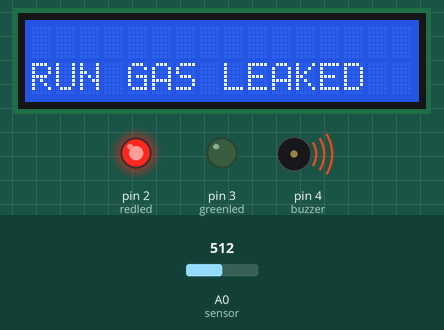
This sketch was run on a simulated Arduino Uno, built with avr-gcc and run on an emulated ATmega328P. Parts: 16×2 character LCD, output pins drawn as LEDs (lit = HIGH), buzzer (waves = sounding). The inputs (shaded band) are chosen by the test bench; at power-on: A0 (sensor) = 512. What the sketch prints to the serial monitor is not drawn.

Above: at 1.3 s.
1.4 s: A0 (sensor) set to 493
At 2.9 s:
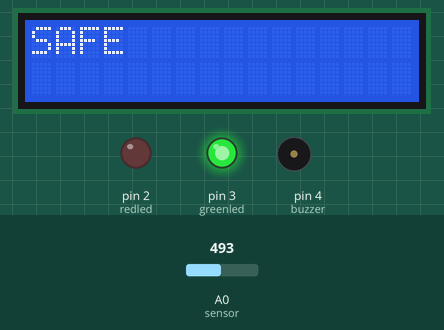
7.4 s: A0 (sensor) set to 510
At 9.0 s:
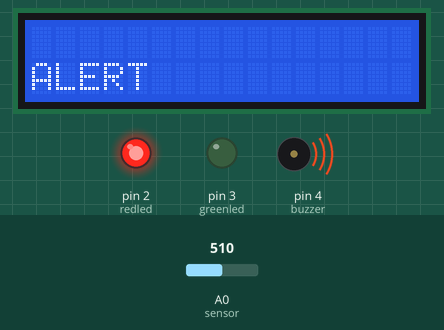
13.4 s: A0 (sensor) set to 490
At 16.1 s:
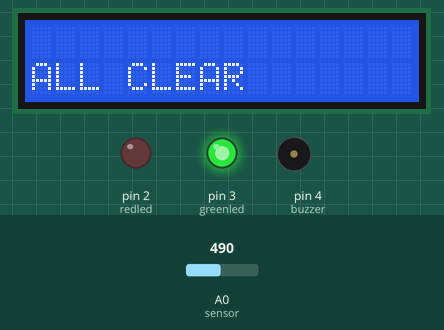
19.4 s: A0 (sensor) set to 511
At 20.8 s:
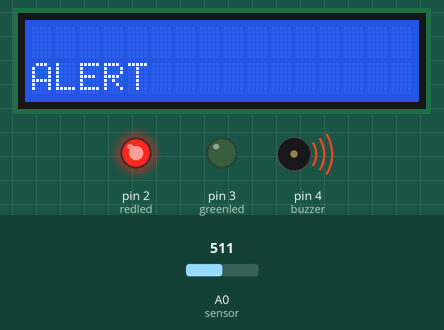
Timing chart, 0 to 22.4 s (numbered marks = the images above; inputs shaded):
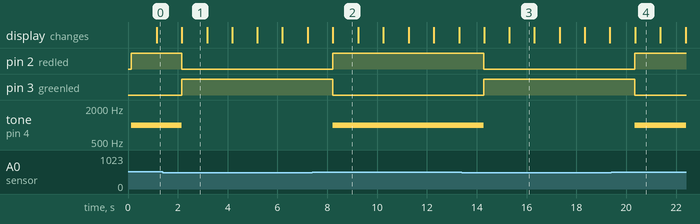

The sketch:

main.ino
```cpp
#include <Wire.h> // Library for I2C communication
#include <LiquidCrystal_I2C.h> // Library for LCD

// Wiring: SDA pin is connected to A4 and SCL pin to A5.
// Connect to LCD via I2C, default address 0x27 (A0-A2 not jumpered)
LiquidCrystal_I2C lcd = LiquidCrystal_I2C(0x27, 16, 2); // Change to (0x27,20,4) for 20x4 LCD.


int redled = 2;
int greenled = 3;
int buzzer = 4;
int sensor = A0;
int sensorThresh = 500;

void setup()
{
  lcd.init();
  lcd.backlight();
pinMode(redled, OUTPUT);
pinMode(greenled,OUTPUT);
pinMode(buzzer,OUTPUT);
pinMode(sensor,INPUT);
Serial.begin(9600);
lcd.begin(16,2);
}

void loop()
{
  int analogValue = analogRead(sensor);
  Serial.print(analogValue);
  if(analogValue>sensorThresh)
  {
    digitalWrite(redled,HIGH);
    digitalWrite(greenled,LOW);
    tone(buzzer,1000,10000);
    lcd.clear();
    lcd.setCursor(0,1);
    lcd.print("ALERT");
    delay(1000);
    lcd.clear();
    lcd.setCursor(0,1);
    lcd.print("RUN GAS LEAKED");
    delay(1000);
  }
  else
  {
    digitalWrite(greenled,HIGH);
    digitalWrite(redled,LOW);
    noTone(buzzer);
    lcd.clear();
    lcd.setCursor(0,0);
    lcd.print("SAFE");
    delay(1000);
    lcd.clear();
    lcd.setCursor(0,1);
    lcd.print("ALL CLEAR");
    delay(1000);
  }

}
```

Measured:
- the behaviour switches between 501 and 500 on A0 (sensor) (found by bisection; images 0 and 1)
- after the input at 1.4 s, pin 2 (redled): HIGH → LOW after 0.75 s; pin 3 (greenled): LOW → HIGH after 0.75 s; tone on pin 4 (buzzer): 1000 Hz → silent after 0.75 s; the display: changes after 0.76 s (image 1)
- after the input at 7.4 s, pin 2 (redled): LOW → HIGH after 0.81 s; pin 3 (greenled): HIGH → LOW after 0.81 s; tone on pin 4 (buzzer): silent → 1000 Hz after 0.81 s; the display: changes after 0.82 s (image 2)
- after the input at 13.4 s, pin 2 (redled): HIGH → LOW after 0.89 s; pin 3 (greenled): LOW → HIGH after 0.89 s; tone on pin 4 (buzzer): 1000 Hz → silent after 0.89 s; the display: first changes after 0.90 s (image 3 shows a later state)
- after the input at 19.4 s, pin 2 (redled): LOW → HIGH after 0.95 s; pin 3 (greenled): HIGH → LOW after 0.95 s; tone on pin 4 (buzzer): silent → 1000 Hz after 0.95 s; the display: changes after 0.96 s (image 4)
- what the display in image 1 shows lasts 1.0 s, from 2.2 s to 3.2 s
